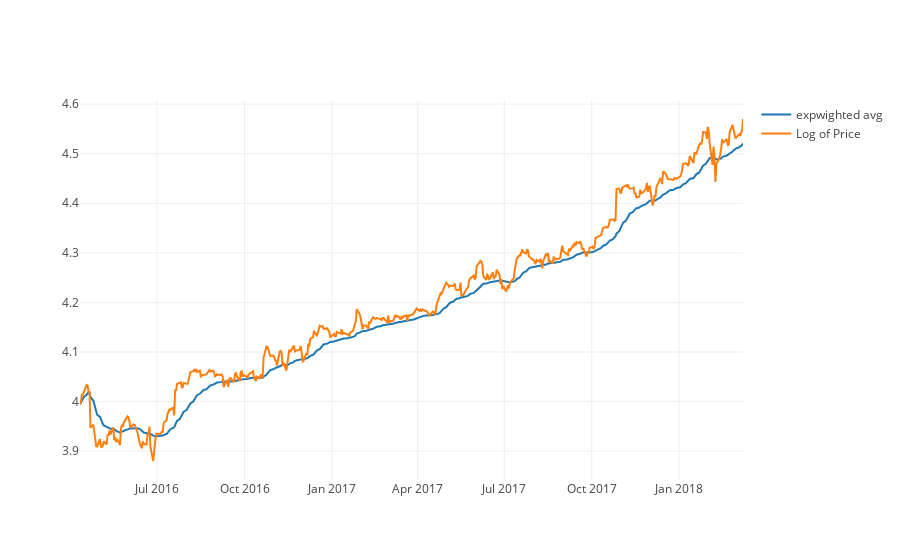

This figure's notebook cell:
### Markdown cell above
**Moving average** can be used to average ‘k’ consecutive values. Since there is specific cycle for stock pricing, calculating moving averages won't suffice. So we use a ***weighted moving average***, where recent values are given a higher weight. **Halflife** is used to define the amount of exponential decay.

### Code cell
expwighted_avg = ts_log.ewm(halflife=12,ignore_na=False,adjust=True,min_periods=0).mean()
expwighted_avg_plt = go.Scatter(x=expwighted_avg.index, y=expwighted_avg, name='expwighted avg')
data = [expwighted_avg_plt, ts_log_plt]
py.iplot(data)

### Figure 1 — Plotly figure (JSON) as saved in the notebook; plotly's stock layout.template omitted (floating-point values rounded to 4 significant figures; data arrays with more than 128 entries replaced by an {"elided": "..."} marker saying what was removed)
{"data": [{"name": "expwighted avg", "type": "scatter", "x": {"elided": "483 str values"}, "y": {"elided": "483 float values"}}, {"name": "Log of Price", "type": "scatter", "x": {"elided": "483 str values"}, "y": {"elided": "483 float values"}}], "layout": {}}
